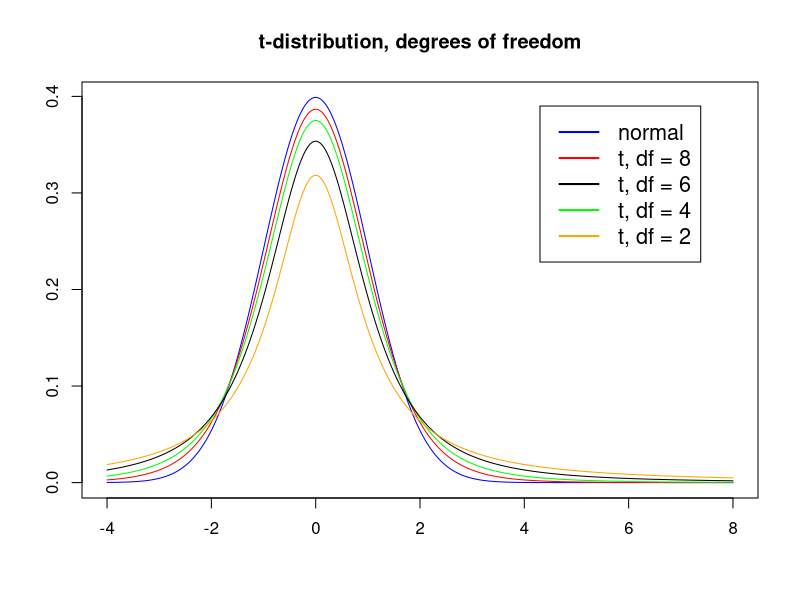

R code for this plot:
#' BTC1859 Data Science I, Assigbnment 1 
#' Zacehry Chan 

#' -------------------------------------

#' Question 1: Suppose 6 out of 15 students in a class develop influenza, 
#' whereas there is 20% chance for a student in similar school classes 
#' nationwide to develop influenza. Is there evidence of an excessive number 
#' of cases in the class? That is, what is the probability of obtaining at 
#' least 6 cases in this class if the nationwide rate holds true?


#' Using the fucntion pbinopm() as this scenario deals with desecretized, 
#' numerical data. Also assuming taht there are only 2 states for this sickness,
#' sick or not sick, thus fulfilling the requiremnets (&conditions) necessary 
#' to use a binomial distribution 
#' 
#' Given p = 0.2, _________

prob_at_least_6 <- 1 - pbinom(5,size = 15,prob = 0.2)

#outputting probability to console window
prob_at_least_6

# prob_at_least_6 = 0.06105143

#' Calculates the porbability fo there being at least 5 (x <= 5) 
#' takes the complement to see the probablity of there being at least 6 cases 
#' of sickeness in a given class, given the parameters 

#' -------------------------------------

# Question 5

#Setting sequence for x-axis, using seq func to ensure smooth line (has many, many points)
x <- seq(from=-4,to=8,length.out = 1000)

#PLotting normal distribution as y to plot on graph, using standard normal distribution (mean = 0, var = 1)
y_norm <- dnorm(x, mean = 0, sd = sqrt(1), log = FALSE)

#Plotting the normal distribution first as it well be tallest and set the zoom for y-axis accordingly
plot(x,y_norm, type = "l", main="t-distribution, degrees of freedom",col = "blue", xlab = " ",ylab = " ")

#Creating vectors for the given degrees of freedom for the t-distributions
df_8 <- 8
df_4 <- 4
df_2 <- 2
df_1 <- 1

#Using points() to plot each t-distribution on the original graph 
y_8 <- dt(x, df_8)
points(x,y_8, type="l", col="red")

y_4 <- dt(x, df_4)
points(x,y_4, type="l", col="green")

y_2 <- dt(x, df_2)
points(x,y_2, type="l", col="black")

y_1 <- dt(x, df_1)
points(x,y_1, type="l", col="orange")

#Creating legend for the graph
legend(x = 4.3, y = 0.39, legend = c("normal", "t, df = 8","t, df = 6", "t, df = 4", "t, df = 2"), col = c("blue", "red", "black", "green", "orange"), lty = 1, border = "black", lwd = 2, cex = 1.3)
